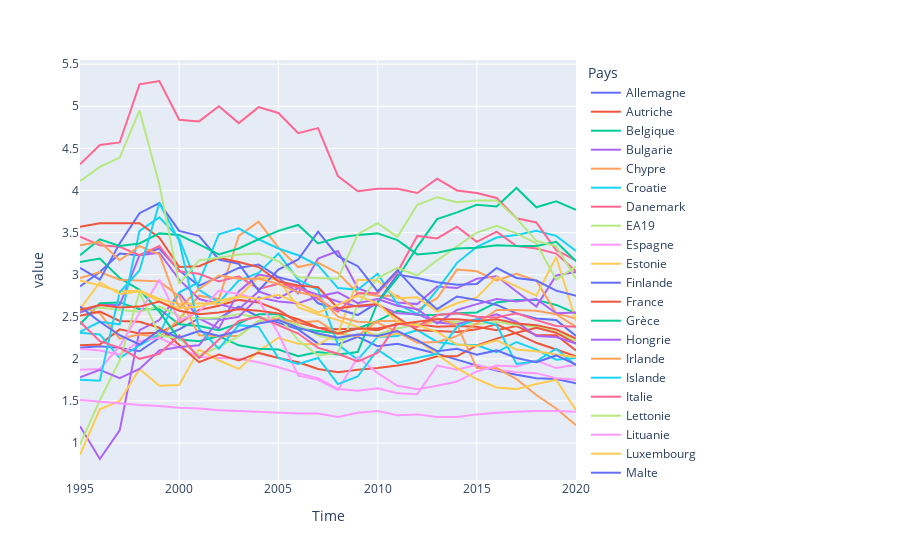

Notebook cell for this chart:
### Code cell
PC_GDP_clean_df_pivot.plot()

### Figure 1 — Plotly figure (JSON) as saved in the notebook; plotly's stock layout.template omitted (floating-point values rounded to 4 significant figures)
{"data": [{"hovertemplate": "Pays=Allemagne<br>Time=%{x}<br>value=%{y}<extra></extra>", "legendgroup": "Allemagne", "line": {"color": "#636efa", "dash": "solid"}, "marker": {"symbol": "circle"}, "mode": "lines", "name": "Allemagne", "orientation": "v", "showlegend": true, "type": "scatter", "x": [1995, 1996, 1997, 1998, 1999, 2000, 2001, 2002, 2003, 2004, 2005, 2006, 2007, 2008, 2009, 2010, 2011, 2012, 2013, 2014, 2015, 2016, 2017, 2018, 2019, 2020], "xaxis": "x", "y": [2.13, 2.15, 2.13, 2.09, 2.25, 2.35, 2.48, 2.48, 2.62, 2.5, 2.43, 2.35, 2.18, 2.17, 2.26, 2.15, 2.18, 2.12, 2.06, 1.99, 1.92, 1.86, 1.81, 1.77, 1.76, 1.71], "yaxis": "y"}, {"hovertemplate": "Pays=Autriche<br>Time=%{x}<br>value=%{y}<extra></extra>", "legendgroup": "Autriche", "line": {"color": "#EF553B", "dash": "solid"}, "marker": {"symbol": "circle"}, "mode": "lines", "name": "Autriche", "orientation": "v", "showlegend": true, "type": "scatter", "x": [1995, 1996, 1997, 1998, 1999, 2000, 2001, 2002, 2003, 2004, 2005, 2006, 2007, 2008, 2009, 2010, 2011, 2012, 2013, 2014, 2015, 2016, 2017, 2018, 2019, 2020], "xaxis": "x", "y": [2.16, 2.17, 2.35, 2.3, 2.31, 2.42, 2.58, 2.63, 2.7, 2.67, 2.58, 2.43, 2.37, 2.35, 2.36, 2.34, 2.42, 2.41, 2.38, 2.39, 2.38, 2.34, 2.39, 2.28, 2.28, 2.1], "yaxis": "y"}, {"hovertemplate": "Pays=Belgique<br>Time=%{x}<br>value=%{y}<extra></extra>", "legendgroup": "Belgique", "line": {"color": "#00cc96", "dash": "solid"}, "marker": {"symbol": "circle"}, "mode": "lines", "name": "Belgique", "orientation": "v", "showlegend": true, "type": "scatter", "x": [1995, 1996, 1997, 1998, 1999, 2000, 2001, 2002, 2003, 2004, 2005, 2006, 2007, 2008, 2009, 2010, 2011, 2012, 2013, 2014, 2015, 2016, 2017, 2018, 2019, 2020], "xaxis": "x", "y": [2.41, 2.66, 2.67, 2.59, 2.59, 2.41, 2.39, 2.34, 2.42, 2.53, 2.53, 2.36, 2.33, 2.3, 2.36, 2.45, 2.57, 2.52, 2.52, 2.54, 2.55, 2.67, 2.7, 2.7, 2.64, 2.54], "yaxis": "y"}, {"hovertemplate": "Pays=Bulgarie<br>Time=%{x}<br>value=%{y}<extra></extra>", "legendgroup": "Bulgarie", "line": {"color": "#ab63fa", "dash": "solid"}, "marker": {"symbol": "circle"}, "mode": "lines", "name": "Bulgarie", "orientation": "v", "showlegend": true, "type": "scatter", "x": [1995, 1996, 1997, 1998, 1999, 2000, 2001, 2002, 2003, 2004, 2005, 2006, 2007, 2008, 2009, 2010, 2011, 2012, 2013, 2014, 2015, 2016, 2017, 2018, 2019, 2020], "xaxis": "x", "y": [1.2, 0.81, 1.15, 2.34, 2.46, 2.78, 2.48, 2.36, 2.8, 3, 2.96, 2.78, 3.19, 3.28, 2.84, 2.75, 2.67, 2.65, 2.86, 2.84, 2.95, 2.98, 2.8, 2.62, 2.99, 3.03], "yaxis": "y"}, {"hovertemplate": "Pays=Chypre<br>Time=%{x}<br>value=%{y}<extra></extra>", "legendgroup": "Chypre", "line": {"color": "#FFA15A", "dash": "solid"}, "marker": {"symbol": "circle"}, "mode": "lines", "name": "Chypre", "orientation": "v", "showlegend": true, "type": "scatter", "x": [1995, 1996, 1997, 1998, 1999, 2000, 2001, 2002, 2003, 2004, 2005, 2006, 2007, 2008, 2009, 2010, 2011, 2012, 2013, 2014, 2015, 2016, 2017, 2018, 2019, 2020], "xaxis": "x", "y": [2.62, 2.54, 2.24, 2.29, 2.26, 2.47, 2.75, 2.71, 3.46, 3.63, 3.32, 3.09, 3.14, 3.02, 2.78, 2.75, 2.75, 2.58, 2.72, 3.06, 3.04, 2.93, 3.01, 2.93, 2.54, 2.48], "yaxis": "y"}, {"hovertemplate": "Pays=Croatie<br>Time=%{x}<br>value=%{y}<extra></extra>", "legendgroup": "Croatie", "line": {"color": "#19d3f3", "dash": "solid"}, "marker": {"symbol": "circle"}, "mode": "lines", "name": "Croatie", "orientation": "v", "showlegend": true, "type": "scatter", "x": [1995, 1996, 1997, 1998, 1999, 2000, 2001, 2002, 2003, 2004, 2005, 2006, 2007, 2008, 2009, 2010, 2011, 2012, 2013, 2014, 2015, 2016, 2017, 2018, 2019, 2020], "xaxis": "x", "y": [2.31, 2.29, 2.01, 2.16, 2.29, 2.79, 2.91, 3.48, 3.55, 3.42, 3.31, 3.23, 3.11, 2.84, 2.82, 3.01, 2.65, 2.53, 2.82, 3.14, 3.33, 3.44, 3.47, 3.52, 3.46, 3.28], "yaxis": "y"}, {"hovertemplate": "Pays=Danemark<br>Time=%{x}<br>value=%{y}<extra></extra>", "legendgroup": "Danemark", "line": {"color": "#FF6692", "dash": "solid"}, "marker": {"symbol": "circle"}, "mode": "lines", "name": "Danemark", "orientation": "v", "showlegend": true, "type": "scatter", "x": [1995, 1996, 1997, 1998, 1999, 2000, 2001, 2002, 2003, 2004, 2005, 2006, 2007, 2008, 2009, 2010, 2011, 2012, 2013, 2014, 2015, 2016, 2017, 2018, 2019, 2020], "xaxis": "x", "y": [4.31, 4.54, 4.57, 5.26, 5.3, 4.84, 4.82, 5, 4.8, 4.99, 4.92, 4.68, 4.74, 4.17, 3.99, 4.02, 4.02, 3.97, 4.14, 4, 3.97, 3.91, 3.67, 3.62, 3.29, 3.17], "yaxis": "y"}, {"hovertemplate": "Pays=EA19<br>Time=%{x}<br>value=%{y}<extra></extra>", "legendgroup": "EA19", "line": {"color": "#B6E880", "dash": "solid"}, "marker": {"symbol": "circle"}, "mode": "lines", "name": "EA19", "orientation": "v", "showlegend": true, "type": "scatter", "x": [1995, 1996, 1997, 1998, 1999, 2000, 2001, 2002, 2003, 2004, 2005, 2006, 2007, 2008, 2009, 2010, 2011, 2012, 2013, 2014, 2015, 2016, 2017, 2018, 2019, 2020], "xaxis": "x", "y": [2.56, 2.61, 2.58, 2.56, 2.62, 2.51, 2.48, 2.49, 2.53, 2.49, 2.46, 2.4, 2.28, 2.22, 2.29, 2.29, 2.36, 2.41, 2.44, 2.44, 2.41, 2.44, 2.4, 2.38, 2.34, 2.21], "yaxis": "y"}, {"hovertemplate": "Pays=Espagne<br>Time=%{x}<br>value=%{y}<extra></extra>", "legendgroup": "Espagne", "line": {"color": "#FF97FF", "dash": "solid"}, "marker": {"symbol": "circle"}, "mode": "lines", "name": "Espagne", "orientation": "v", "showlegend": true, "type": "scatter", "x": [1995, 1996, 1997, 1998, 1999, 2000, 2001, 2002, 2003, 2004, 2005, 2006, 2007, 2008, 2009, 2010, 2011, 2012, 2013, 2014, 2015, 2016, 2017, 2018, 2019, 2020], "xaxis": "x", "y": [2.12, 2.1, 2.05, 2.21, 2.25, 2.13, 2.02, 2.01, 2, 1.96, 1.9, 1.83, 1.77, 1.64, 1.62, 1.65, 1.59, 1.58, 1.92, 1.87, 1.93, 1.87, 1.84, 1.83, 1.77, 1.75], "yaxis": "y"}, {"hovertemplate": "Pays=Estonie<br>Time=%{x}<br>value=%{y}<extra></extra>", "legendgroup": "Estonie", "line": {"color": "#FECB52", "dash": "solid"}, "marker": {"symbol": "circle"}, "mode": "lines", "name": "Estonie", "orientation": "v", "showlegend": true, "type": "scatter", "x": [1995, 1996, 1997, 1998, 1999, 2000, 2001, 2002, 2003, 2004, 2005, 2006, 2007, 2008, 2009, 2010, 2011, 2012, 2013, 2014, 2015, 2016, 2017, 2018, 2019, 2020], "xaxis": "x", "y": [0.86, 1.4, 1.5, 1.88, 1.68, 1.69, 2.11, 1.98, 1.88, 2.09, 2.25, 2.18, 2.17, 2.3, 2.94, 2.93, 2.72, 2.73, 2.56, 2.66, 2.73, 2.97, 2.86, 2.75, 3.21, 2.45], "yaxis": "y"}, {"hovertemplate": "Pays=Finlande<br>Time=%{x}<br>value=%{y}<extra></extra>", "legendgroup": "Finlande", "line": {"color": "#636efa", "dash": "solid"}, "marker": {"symbol": "circle"}, "mode": "lines", "name": "Finlande", "orientation": "v", "showlegend": true, "type": "scatter", "x": [1995, 1996, 1997, 1998, 1999, 2000, 2001, 2002, 2003, 2004, 2005, 2006, 2007, 2008, 2009, 2010, 2011, 2012, 2013, 2014, 2015, 2016, 2017, 2018, 2019, 2020], "xaxis": "x", "y": [2.86, 3.03, 3.25, 3.23, 3.31, 3.05, 2.87, 2.97, 3.08, 3.12, 2.97, 2.91, 2.66, 2.59, 2.52, 2.67, 3, 2.96, 2.91, 2.88, 2.89, 3.08, 2.96, 2.93, 2.81, 2.75], "yaxis": "y"}, {"hovertemplate": "Pays=France<br>Time=%{x}<br>value=%{y}<extra></extra>", "legendgroup": "France", "line": {"color": "#EF553B", "dash": "solid"}, "marker": {"symbol": "circle"}, "mode": "lines", "name": "France", "orientation": "v", "showlegend": true, "type": "scatter", "x": [1995, 1996, 1997, 1998, 1999, 2000, 2001, 2002, 2003, 2004, 2005, 2006, 2007, 2008, 2009, 2010, 2011, 2012, 2013, 2014, 2015, 2016, 2017, 2018, 2019, 2020], "xaxis": "x", "y": [2.51, 2.56, 2.45, 2.44, 2.37, 2.17, 1.96, 2.05, 1.98, 2.07, 2.01, 1.96, 1.88, 1.84, 1.87, 1.89, 1.92, 1.96, 2.03, 2.03, 2.16, 2.24, 2.31, 2.37, 2.31, 2.18], "yaxis": "y"}, {"hovertemplate": "Pays=Grèce<br>Time=%{x}<br>value=%{y}<extra></extra>", "legendgroup": "Grèce", "line": {"color": "#00cc96", "dash": "solid"}, "marker": {"symbol": "circle"}, "mode": "lines", "name": "Grèce", "orientation": "v", "showlegend": true, "type": "scatter", "x": [1995, 1996, 1997, 1998, 1999, 2000, 2001, 2002, 2003, 2004, 2005, 2006, 2007, 2008, 2009, 2010, 2011, 2012, 2013, 2014, 2015, 2016, 2017, 2018, 2019, 2020], "xaxis": "x", "y": [3.15, 3.19, 2.96, 2.82, 2.56, 2.23, 2.21, 2.27, 2.16, 2.12, 2.11, 2.03, 2.08, 2.05, 2.08, 2.67, 2.96, 3.33, 3.66, 3.74, 3.83, 3.81, 4.03, 3.8, 3.87, 3.77], "yaxis": "y"}, {"hovertemplate": "Pays=Hongrie<br>Time=%{x}<br>value=%{y}<extra></extra>", "legendgroup": "Hongrie", "line": {"color": "#ab63fa", "dash": "solid"}, "marker": {"symbol": "circle"}, "mode": "lines", "name": "Hongrie", "orientation": "v", "showlegend": true, "type": "scatter", "x": [1995, 1996, 1997, 1998, 1999, 2000, 2001, 2002, 2003, 2004, 2005, 2006, 2007, 2008, 2009, 2010, 2011, 2012, 2013, 2014, 2015, 2016, 2017, 2018, 2019, 2020], "xaxis": "x", "y": [2.55, 2.64, 2.64, 3.23, 3.26, 2.94, 2.71, 2.65, 2.59, 2.8, 2.72, 2.84, 2.76, 2.68, 2.62, 2.64, 2.54, 2.53, 2.43, 2.41, 2.47, 2.53, 2.44, 2.27, 2.26, 2.18], "yaxis": "y"}, {"hovertemplate": "Pays=Irlande<br>Time=%{x}<br>value=%{y}<extra></extra>", "legendgroup": "Irlande", "line": {"color": "#FFA15A", "dash": "solid"}, "marker": {"symbol": "circle"}, "mode": "lines", "name": "Irlande", "orientation": "v", "showlegend": true, "type": "scatter", "x": [1995, 1996, 1997, 1998, 1999, 2000, 2001, 2002, 2003, 2004, 2005, 2006, 2007, 2008, 2009, 2010, 2011, 2012, 2013, 2014, 2015, 2016, 2017, 2018, 2019, 2020], "xaxis": "x", "y": [2.96, 3.03, 2.94, 2.93, 2.92, 2.74, 2.28, 2.27, 2.27, 2.45, 2.48, 2.43, 2.45, 2.3, 2.27, 2.45, 2.45, 2.38, 2.48, 2.4, 1.89, 1.89, 1.76, 1.57, 1.41, 1.21], "yaxis": "y"}, {"hovertemplate": "Pays=Islande<br>Time=%{x}<br>value=%{y}<extra></extra>", "legendgroup": "Islande", "line": {"color": "#19d3f3", "dash": "solid"}, "marker": {"symbol": "circle"}, "mode": "lines", "name": "Islande", "orientation": "v", "showlegend": true, "type": "scatter", "x": [1995, 1996, 1997, 1998, 1999, 2000, 2001, 2002, 2003, 2004, 2005, 2006, 2007, 2008, 2009, 2010, 2011, 2012, 2013, 2014, 2015, 2016, 2017, 2018, 2019, 2020], "xaxis": "x", "y": [2.32, 2.44, 2.41, 3.52, 3.68, 3.43, 2.82, 2.67, 2.93, 3.02, 3.25, 2.94, 2.82, 2.17, 1.99, 2.26, 2.27, 2.34, 2.2, 2.17, 2.16, 2.08, 2.2, 2.11, 1.99, 2.01], "yaxis": "y"}, {"hovertemplate": "Pays=Italie<br>Time=%{x}<br>value=%{y}<extra></extra>", "legendgroup": "Italie", "line": {"color": "#FF6692", "dash": "solid"}, "marker": {"symbol": "circle"}, "mode": "lines", "name": "Italie", "orientation": "v", "showlegend": true, "type": "scatter", "x": [1995, 1996, 1997, 1998, 1999, 2000, 2001, 2002, 2003, 2004, 2005, 2006, 2007, 2008, 2009, 2010, 2011, 2012, 2013, 2014, 2015, 2016, 2017, 2018, 2019, 2020], "xaxis": "x", "y": [3.45, 3.35, 3.33, 3.23, 3.34, 3.04, 3.01, 2.92, 2.98, 2.83, 2.89, 2.85, 2.71, 2.56, 2.78, 2.78, 3.03, 3.46, 3.43, 3.57, 3.39, 3.51, 3.34, 3.31, 3.25, 3.04], "yaxis": "y"}, {"hovertemplate": "Pays=Lettonie<br>Time=%{x}<br>value=%{y}<extra></extra>", "legendgroup": "Lettonie", "line": {"color": "#B6E880", "dash": "solid"}, "marker": {"symbol": "circle"}, "mode": "lines", "name": "Lettonie", "orientation": "v", "showlegend": true, "type": "scatter", "x": [1995, 1996, 1997, 1998, 1999, 2000, 2001, 2002, 2003, 2004, 2005, 2006, 2007, 2008, 2009, 2010, 2011, 2012, 2013, 2014, 2015, 2016, 2017, 2018, 2019, 2020], "xaxis": "x", "y": [0.98, 1.51, 1.98, 2.79, 2.28, 2.24, 2.04, 2.14, 2.27, 2.45, 2.51, 2.22, 2.04, 2.07, 2.64, 2.96, 3.08, 2.99, 3.17, 3.34, 3.5, 3.58, 3.49, 3.37, 2.94, 3.1], "yaxis": "y"}, {"hovertemplate": "Pays=Lituanie<br>Time=%{x}<br>value=%{y}<extra></extra>", "legendgroup": "Lituanie", "line": {"color": "#FF97FF", "dash": "solid"}, "marker": {"symbol": "circle"}, "mode": "lines", "name": "Lituanie", "orientation": "v", "showlegend": true, "type": "scatter", "x": [1995, 1996, 1997, 1998, 1999, 2000, 2001, 2002, 2003, 2004, 2005, 2006, 2007, 2008, 2009, 2010, 2011, 2012, 2013, 2014, 2015, 2016, 2017, 2018, 2019, 2020], "xaxis": "x", "y": [1.87, 1.88, 2.15, 2.54, 2.94, 2.45, 2.56, 2.81, 2.77, 2.7, 2.3, 1.8, 1.75, 1.63, 2.02, 1.83, 1.68, 1.64, 1.68, 1.73, 1.85, 1.92, 1.91, 1.98, 1.89, 1.93], "yaxis": "y"}, {"hovertemplate": "Pays=Luxembourg<br>Time=%{x}<br>value=%{y}<extra></extra>", "legendgroup": "Luxembourg", "line": {"color": "#FECB52", "dash": "solid"}, "marker": {"symbol": "circle"}, "mode": "lines", "name": "Luxembourg", "orientation": "v", "showlegend": true, "type": "scatter", "x": [1995, 1996, 1997, 1998, 1999, 2000, 2001, 2002, 2003, 2004, 2005, 2006, 2007, 2008, 2009, 2010, 2011, 2012, 2013, 2014, 2015, 2016, 2017, 2018, 2019, 2020], "xaxis": "x", "y": [2.93, 2.87, 2.8, 2.81, 2.71, 2.65, 2.66, 2.65, 2.74, 2.97, 2.94, 2.61, 2.53, 2.46, 2.38, 2.26, 2.3, 2.23, 2.05, 1.89, 1.76, 1.66, 1.64, 1.7, 1.75, 1.39], "yaxis": "y"}, {"hovertemplate": "Pays=Malte<br>Time=%{x}<br>value=%{y}<extra></extra>", "legendgroup": "Malte", "line": {"color": "#636efa", "dash": "solid"}, "marker": {"symbol": "circle"}, "mode": "lines", "name": "Malte", "orientation": "v", "showlegend": true, "type": "scatter", "x": [1995, 1996, 1997, 1998, 1999, 2000, 2001, 2002, 2003, 2004, 2005, 2006, 2007, 2008, 2009, 2010, 2011, 2012, 2013, 2014, 2015, 2016, 2017, 2018, 2019, 2020], "xaxis": "x", "y": [3.08, 2.94, 3.37, 3.73, 3.85, 3.52, 3.46, 3.18, 3.13, 2.81, 3.06, 3.18, 3.51, 3.22, 3.1, 2.8, 3.05, 2.79, 2.59, 2.74, 2.7, 2.64, 2.54, 2.48, 2.46, 2.27], "yaxis": "y"}, {"hovertemplate": "Pays=Norvège<br>Time=%{x}<br>value=%{y}<extra></extra>", "legendgroup": "Norvège", "line": {"color": "#EF553B", "dash": "solid"}, "marker": {"symbol": "circle"}, "mode": "lines", "name": "Norvège", "orientation": "v", "showlegend": true, "type": "scatter", "x": [1995, 1996, 1997, 1998, 1999, 2000, 2001, 2002, 2003, 2004, 2005, 2006, 2007, 2008, 2009, 2010, 2011, 2012, 2013, 2014, 2015, 2016, 2017, 2018, 2019, 2020], "xaxis": "x", "y": [3.57, 3.61, 3.61, 3.61, 3.44, 3.09, 3.1, 3.2, 3.15, 3.09, 2.92, 2.87, 2.85, 2.6, 2.63, 2.65, 2.49, 2.34, 2.33, 2.32, 2.35, 2.41, 2.3, 2.19, 2.11, 2.03], "yaxis": "y"}, {"hovertemplate": "Pays=Pays-Bas<br>Time=%{x}<br>value=%{y}<extra></extra>", "legendgroup": "Pays-Bas", "line": {"color": "#00cc96", "dash": "solid"}, "marker": {"symbol": "circle"}, "mode": "lines", "name": "Pays-Bas", "orientation": "v", "showlegend": true, "type": "scatter", "x": [1995, 1996, 1997, 1998, 1999, 2000, 2001, 2002, 2003, 2004, 2005, 2006, 2007, 2008, 2009, 2010, 2011, 2012, 2013, 2014, 2015, 2016, 2017, 2018, 2019, 2020], "xaxis": "x", "y": [3.23, 3.42, 3.34, 3.37, 3.49, 3.47, 3.36, 3.24, 3.31, 3.42, 3.52, 3.59, 3.37, 3.44, 3.47, 3.49, 3.41, 3.24, 3.26, 3.31, 3.32, 3.35, 3.34, 3.34, 3.39, 3.16], "yaxis": "y"}, {"hovertemplate": "Pays=Pologne<br>Time=%{x}<br>value=%{y}<extra></extra>", "legendgroup": "Pologne", "line": {"color": "#ab63fa", "dash": "solid"}, "marker": {"symbol": "circle"}, "mode": "lines", "name": "Pologne", "orientation": "v", "showlegend": true, "type": "scatter", "x": [1995, 1996, 1997, 1998, 1999, 2000, 2001, 2002, 2003, 2004, 2005, 2006, 2007, 2008, 2009, 2010, 2011, 2012, 2013, 2014, 2015, 2016, 2017, 2018, 2019, 2020], "xaxis": "x", "y": [1.78, 1.87, 1.77, 1.88, 2.1, 2.14, 2.16, 2.46, 2.5, 2.73, 2.68, 2.66, 2.74, 2.79, 2.66, 2.71, 2.63, 2.59, 2.42, 2.58, 2.65, 2.71, 2.68, 2.71, 2.54, 2.55], "yaxis": "y"}, {"hovertemplate": "Pays=Portugal<br>Time=%{x}<br>value=%{y}<extra></extra>", "legendgroup": "Portugal", "line": {"color": "#FFA15A", "dash": "solid"}, "marker": {"symbol": "circle"}, "mode": "lines", "name": "Portugal", "orientation": "v", "showlegend": true, "type": "scatter", "x": [1995, 1996, 1997, 1998, 1999, 2000, 2001, 2002, 2003, 2004, 2005, 2006, 2007, 2008, 2009, 2010, 2011, 2012, 2013, 2014, 2015, 2016, 2017, 2018, 2019, 2020], "xaxis": "x", "y": [3.35, 3.39, 3.17, 3.34, 3.24, 2.6, 2.83, 2.99, 2.95, 2.95, 2.89, 2.79, 2.74, 2.5, 2.44, 2.43, 2.32, 2.19, 2.2, 2.27, 2.42, 2.58, 2.58, 2.57, 2.53, 2.38], "yaxis": "y"}, {"hovertemplate": "Pays=Roumanie<br>Time=%{x}<br>value=%{y}<extra></extra>", "legendgroup": "Roumanie", "line": {"color": "#19d3f3", "dash": "solid"}, "marker": {"symbol": "circle"}, "mode": "lines", "name": "Roumanie", "orientation": "v", "showlegend": true, "type": "scatter", "x": [1995, 1996, 1997, 1998, 1999, 2000, 2001, 2002, 2003, 2004, 2005, 2006, 2007, 2008, 2009, 2010, 2011, 2012, 2013, 2014, 2015, 2016, 2017, 2018, 2019, 2020], "xaxis": "x", "y": [1.75, 1.74, 2.79, 3.05, 3.85, 3.4, 2.36, 2.12, 2.4, 2.38, 2.01, 1.94, 2.01, 1.7, 1.79, 2.11, 1.95, 2.01, 2.06, 2.38, 2.47, 2.4, 1.94, 1.97, 2.12, 1.92], "yaxis": "y"}, {"hovertemplate": "Pays=Slovaquie<br>Time=%{x}<br>value=%{y}<extra></extra>", "legendgroup": "Slovaquie", "line": {"color": "#FF6692", "dash": "solid"}, "marker": {"symbol": "circle"}, "mode": "lines", "name": "Slovaquie", "orientation": "v", "showlegend": true, "type": "scatter", "x": [1995, 1996, 1997, 1998, 1999, 2000, 2001, 2002, 2003, 2004, 2005, 2006, 2007, 2008, 2009, 2010, 2011, 2012, 2013, 2014, 2015, 2016, 2017, 2018, 2019, 2020], "xaxis": "x", "y": [2.44, 2.21, 2.13, 2, 2.06, 2.28, 2.01, 2.23, 2.45, 2.5, 2.4, 2.3, 2.13, 2.06, 1.97, 2.07, 2.42, 2.38, 2.52, 2.54, 2.5, 2.49, 2.54, 2.46, 2.39, 2.38], "yaxis": "y"}, {"hovertemplate": "Pays=Slovénie<br>Time=%{x}<br>value=%{y}<extra></extra>", "legendgroup": "Slovénie", "line": {"color": "#B6E880", "dash": "solid"}, "marker": {"symbol": "circle"}, "mode": "lines", "name": "Slovénie", "orientation": "v", "showlegend": true, "type": "scatter", "x": [1995, 1996, 1997, 1998, 1999, 2000, 2001, 2002, 2003, 2004, 2005, 2006, 2007, 2008, 2009, 2010, 2011, 2012, 2013, 2014, 2015, 2016, 2017, 2018, 2019, 2020], "xaxis": "x", "y": [4.11, 4.28, 4.39, 4.95, 4.07, 2.89, 3.17, 3.2, 3.24, 3.25, 3.16, 2.97, 2.96, 2.95, 3.48, 3.61, 3.45, 3.83, 3.92, 3.86, 3.88, 3.88, 3.67, 3.4, 3.34, 2.95], "yaxis": "y"}, {"hovertemplate": "Pays=Suisse<br>Time=%{x}<br>value=%{y}<extra></extra>", "legendgroup": "Suisse", "line": {"color": "#FF97FF", "dash": "solid"}, "marker": {"symbol": "circle"}, "mode": "lines", "name": "Suisse", "orientation": "v", "showlegend": true, "type": "scatter", "x": [1995, 1996, 1997, 1998, 1999, 2000, 2001, 2002, 2003, 2004, 2005, 2006, 2007, 2008, 2009, 2010, 2011, 2012, 2013, 2014, 2015, 2016, 2017, 2018, 2019, 2020], "xaxis": "x", "y": [1.51, 1.49, 1.47, 1.45, 1.44, 1.42, 1.41, 1.39, 1.38, 1.37, 1.36, 1.35, 1.35, 1.31, 1.36, 1.38, 1.33, 1.34, 1.31, 1.31, 1.34, 1.36, 1.37, 1.38, 1.38, 1.37], "yaxis": "y"}, {"hovertemplate": "Pays=Suède<br>Time=%{x}<br>value=%{y}<extra></extra>", "legendgroup": "Suède", "line": {"color": "#FECB52", "dash": "solid"}, "marker": {"symbol": "circle"}, "mode": "lines", "name": "Suède", "orientation": "v", "showlegend": true, "type": "scatter", "x": [1995, 1996, 1997, 1998, 1999, 2000, 2001, 2002, 2003, 2004, 2005, 2006, 2007, 2008, 2009, 2010, 2011, 2012, 2013, 2014, 2015, 2016, 2017, 2018, 2019, 2020], "xaxis": "x", "y": [2.59, 2.91, 2.77, 2.8, 2.68, 2.6, 2.62, 2.69, 2.74, 2.71, 2.76, 2.66, 2.55, 2.64, 2.75, 2.66, 2.44, 2.4, 2.32, 2.17, 2.15, 2.22, 2.11, 2.09, 2.05, 2.02], "yaxis": "y"}, {"hovertemplate": "Pays=Tchéquie<br>Time=%{x}<br>value=%{y}<extra></extra>", "legendgroup": "Tchéquie", "line": {"color": "#636efa", "dash": "solid"}, "marker": {"symbol": "circle"}, "mode": "lines", "name": "Tchéquie", "orientation": "v", "showlegend": true, "type": "scatter", "x": [1995, 1996, 1997, 1998, 1999, 2000, 2001, 2002, 2003, 2004, 2005, 2006, 2007, 2008, 2009, 2010, 2011, 2012, 2013, 2014, 2015, 2016, 2017, 2018, 2019, 2020], "xaxis": "x", "y": [2.62, 2.44, 2.28, 2.17, 2.34, 2.25, 2.33, 2.27, 2.33, 2.42, 2.46, 2.37, 2.3, 2.25, 2.29, 2.27, 2.33, 2.22, 2.09, 2.12, 2.05, 2.1, 2.01, 1.96, 2.04, 1.93], "yaxis": "y"}, {"hovertemplate": "Pays=Union européenne - 27 pays (à partir de 2020)<br>Time=%{x}<br>value=%{y}<extra></extra>", "legendgroup": "Union européenne - 27 pays (à partir de 2020)", "line": {"color": "#EF553B", "dash": "solid"}, "marker": {"symbol": "circle"}, "mode": "lines", "name": "Union européenne - 27 pays (à partir de 2020)", "orientation": "v", "showlegend": true, "type": "scatter", "x": [1995, 1996, 1997, 1998, 1999, 2000, 2001, 2002, 2003, 2004, 2005, 2006, 2007, 2008, 2009, 2010, 2011, 2012, 2013, 2014, 2015, 2016, 2017, 2018, 2019, 2020], "xaxis": "x", "y": [2.58, 2.64, 2.61, 2.62, 2.68, 2.57, 2.53, 2.55, 2.59, 2.57, 2.54, 2.47, 2.37, 2.3, 2.36, 2.36, 2.41, 2.44, 2.47, 2.47, 2.45, 2.47, 2.42, 2.4, 2.35, 2.24], "yaxis": "y"}], "layout": {"legend": {"title": {"text": "Pays"}, "tracegroupgap": 0}, "margin": {"t": 60}, "xaxis": {"anchor": "y", "domain": [0, 1], "title": {"text": "Time"}}, "yaxis": {"anchor": "x", "domain": [0, 1], "title": {"text": "value"}}}}
